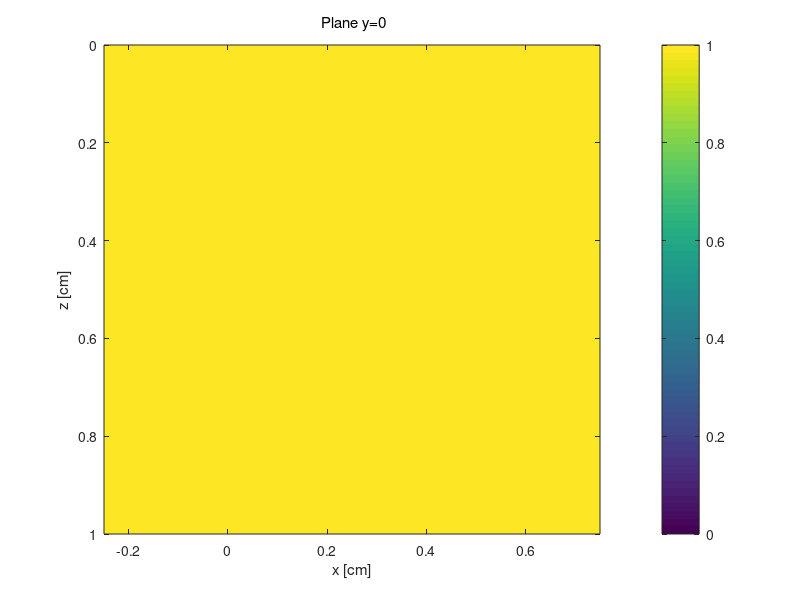

Write the MATLAB code that produced this figure.
% Create the files for the simulation
   
clear
format compact
clc
home

%File location
cd('C:\Users\raphi\Documents\ubuntu_share')

%%% USER CHOICES %%%%%%%% <-------- You must set these parameters ------
SAVEON      = 1;        % 1 = save myname_T.bin, myname_H.mci 
                        % 0 = don't save. Just check the program.

myname      = '5dg05';% name for files: myname_T.bin, myname_H.mci  
time_min    = 300;      	% time duration of the simulation [min] <----- run time -----
Nx          = 1;    	% # of bins in each dimension of cube 
Ny          = 1;    	% # of bins in each dimension of cube 
Nz          = 1;    	% # of bins in each dimension of cube 
binsize     = 0.5; 	% size of each bin, eg. [cm]

% Set Monte Carlo launch flags (not in use)
mcflag      = 0;     	% launch: 0 = uniform beam, 1 = Gaussian, 2 = isotropic pt. 
                        % 3 = rectangular beam (use xfocus,yfocus for x,y halfwidths)
launchflag  = 1;        % 0 = let mcxyz.c calculate launch trajectory
                        % 1 = manually set launch vector.
boundaryflag = 1;       % 0 = no boundaries, 1 = escape at boundaries
                        % 2 = escape at surface only. No x, y, bottom z
                        % boundaries

% Sets position of source with 0 centered on each Aline
xs          = 0;      	% x of source
ys          = 0;        % y of source
zs          = 0.0001;  	% z of source must start in simulation

% Set position of focus, so mcxyz can calculate launch trajectory (not in use)
xfocus      = 0;        % set x,position of focus
yfocus      = 0;        % set y,position of focus
zfocus      = inf;    	% set z,position of focus (=inf for collimated beam)

% Set detection parameter
radius      = 0.05;     % Half width of the BScan
waist       = 0.05;  	% Width of the scanned beam (Not in use)
Ndetectors  = 800;      % Number of Aline per BScan
det_radius  = 0.1;      % Width of the beam at the imaging lens
flens       = 2.0;      % Focal lenth of the lens
cos_accept  = flens./sqrt((det_radius).^2+(flens).^2);

% only used if launchflag == 1 (manually set launch trajectory): (not in use)
ux0         = 0;      % trajectory projected onto x axis
uy0         = 0;      % trajectory projected onto y axis
uz0         = sqrt(1 - ux0^2 - uy0^2); % such that ux^2 + uy^2 + uz^2 = 1

% Bias scattering parameter
a_coef    = 0.9;
p         = 0.5;

%%%%%%%%%%%%%%%%%%%%%%%%%

%%%%%%%%%%%%
% Create Sample
%%%
zsurf = 0.0;  % position of air/skin surface
T = double(zeros(Nx,Ny,Nz));
T(:) = 1;
Nt = 1; %Number if layers
muav(1) = 1.47e-02*10;    %Absorption coef. of first layer
musv(1) = 0.658*10;   %Scattering coef. of first layer
gv(1) = 0.5;     %Anisotropy of first layer
nrv(1) = 1.4240;      %Refraction index of first layer

%%%%%%%%%% 
% Prepare Monte Carlo 
%%%


% Specify Monte Carlo parameters    
dx = binsize;
dy = binsize;
dz = binsize;
x  = ([1:Nx]'-Nx/2)*dx;
y  = ([1:Ny]'-Ny/2)*dy;
z  = [1:Nz]'*dz;
zmin = min(z);
zmax = max(z);
xmin = min(x);
xmax = max(x);

if isinf(zfocus), zfocus = 1e12; end



%%
if SAVEON
    tic
    % convert T to linear array of integer values, v(i)i = 0;
    v = uint8(reshape(T,Ny*Nx*Nz,1));

    %% WRITE FILES
    % Write myname_H.mci file
    %   which contains the Monte Carlo simulation parameters
    %   and specifies the tissue optical properties for each tissue type.
    commandwindow
    disp(sprintf('--------create %s --------',myname))
    filename = sprintf('%s_H.mci',myname);
    fid = fopen(filename,'w');
        % run parameters
        fprintf(fid,'%0.2f\n',time_min);
        fprintf(fid,'%0.4f\n',a_coef);
        fprintf(fid,'%0.4f\n',p);
        fprintf(fid,'%0.4f\n',Ndetectors);
        fprintf(fid,'%0.4f\n',det_radius);
        fprintf(fid,'%0.4f\n',cos_accept);
        fprintf(fid,'%d\n'   ,Nx);
        fprintf(fid,'%d\n'   ,Ny);
        fprintf(fid,'%d\n'   ,Nz);
        fprintf(fid,'%0.4f\n',dx);
        fprintf(fid,'%0.4f\n',dy);
        fprintf(fid,'%0.4f\n',dz);
        % launch parameters
        fprintf(fid,'%d\n'   ,mcflag);
        fprintf(fid,'%d\n'   ,launchflag);
        fprintf(fid,'%d\n'   ,boundaryflag);
        fprintf(fid,'%0.4f\n',xs);
        fprintf(fid,'%0.4f\n',ys);
        fprintf(fid,'%0.4f\n',zs);
        fprintf(fid,'%0.4f\n',xfocus);
        fprintf(fid,'%0.4f\n',yfocus);
        fprintf(fid,'%0.4f\n',zfocus);
        fprintf(fid,'%0.4f\n',ux0); % if manually setting ux,uy,uz
        fprintf(fid,'%0.4f\n',uy0);
        fprintf(fid,'%0.4f\n',uz0);
        fprintf(fid,'%0.4f\n',radius);
        fprintf(fid,'%0.4f\n',waist);
        fprintf(fid,'%0.4f\n',zsurf);
        % tissue optical properties
        fprintf(fid,'%d\n',Nt);
        for i=1:Nt
            fprintf(fid,'%0.6f\n',muav(i));
            fprintf(fid,'%0.6f\n',musv(i));
            fprintf(fid,'%0.6f\n',gv(i));
            fprintf(fid,'%0.6f\n',nrv(i));
        end
    fclose(fid);

    %% write myname_T.bin file
    filename = sprintf('%s_T.bin',myname);
    disp(['create ' filename])
    fid = fopen(filename,'wb');
    fwrite(fid,v,'uint8');
    fclose(fid);

    toc
end % SAVEON


%% Look at structure of Tzx at iy=Ny/2
Txzy = shiftdim(T,1);   % Tyxz --> Txzy
Tzx  = Txzy(:,:,round(Ny/2))'; % Tzx

%%
figure; clf
Tzx = squeeze(T(:,round(Ny/2),:))';
imagesc(x,z,Tzx,[0 Nt])
xlabel('x [cm]')
ylabel('z [cm]')
title('\rm Plane y=0')
colorbar
